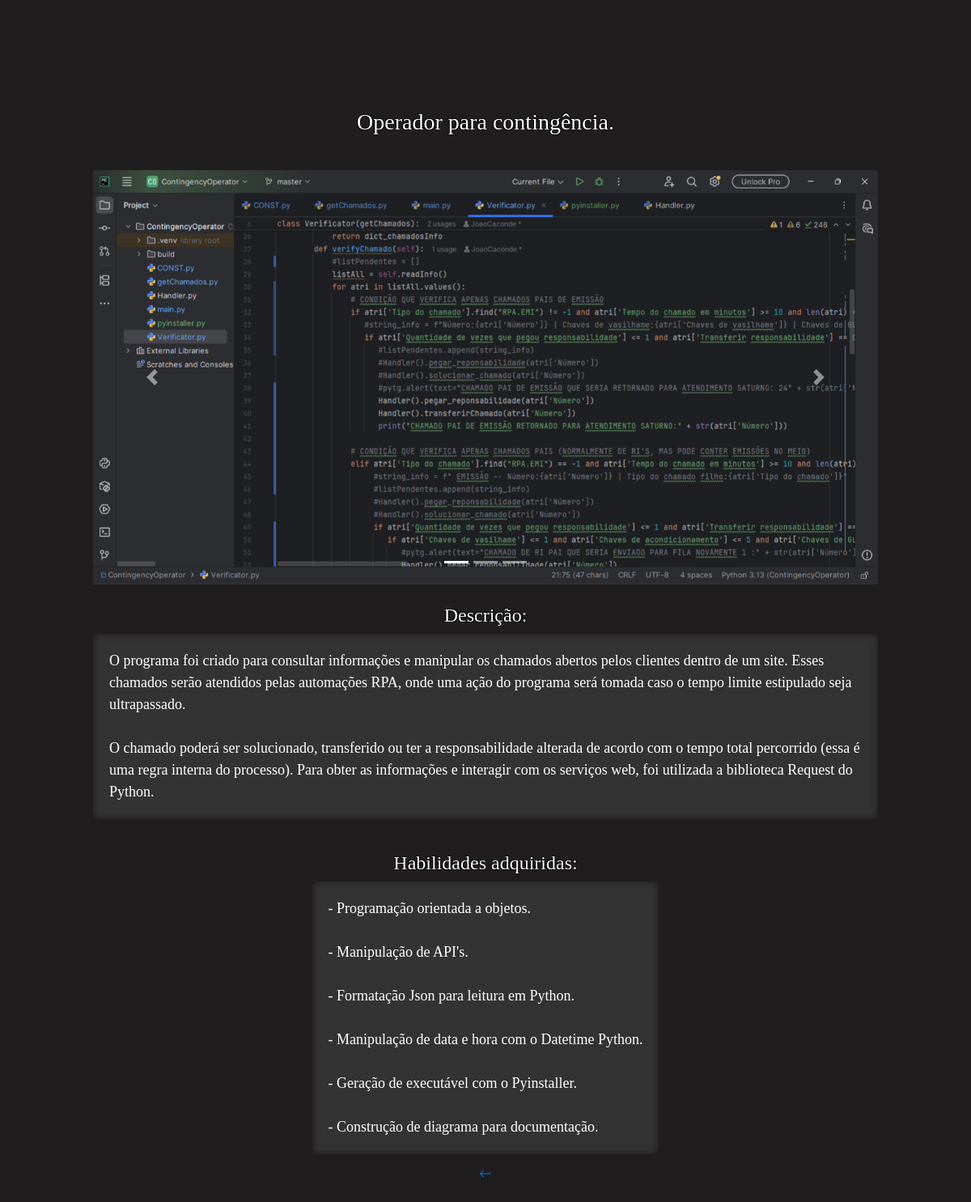
/1/, run on the app's committed database.
### portfolio/models.py (models this page shows, shortened)
class Post(models.Model):
    title = models.CharField(max_length=100)
    description = models.TextField()
    habilidades = models.TextField(max_length=350)
    image = models.ImageField(blank=True)

class PostImage(models.Model):
    post = models.ForeignKey(Post, default=None, on_delete=models.CASCADE)
    image = models.ImageField(upload_to='images/')

### portfolio/views.py (the view)
# urls.py: path('<int:pk>/', views.post_detail, name='post_detail'),
def post_detail(request, pk):
    post = get_object_or_404(Post, pk=pk)
    photos = PostImage.objects.filter(post=post)
    project = Post.objects.get(pk=pk)
    return render(request, 'portfolio/post_detail.html', {'post': post, 'photos': photos, 'project': project})

### portfolio/templates/portfolio/post_detail.html (shortened to what this page needs)
{% load static %}
<head>
<link rel="stylesheet" href="https://stackpath.bootstrapcdn.com/bootstrap/4.4.1/css/bootstrap.min.css">
<link rel="stylesheet" href="{% static 'css/portfolio.css' %}">
<head>
<body>
<div class="container py-4">
<div class="projectDetailPrincipal">
<h3>{{ project.title }}</h3><br>
        {% if project.image %}
        <div id="carousel-example-1z" class="carousel slide carousel-fade" data-ride="carousel">
    <ol class="carousel-indicators">
    {% for p in photos %}
      <li data-target="#carousel-example-1z" data-slide-to="{{ forloop.counter0 }}" class="{% if forloop.counter0 == 0 %} active {% endif %}"></li>
    {% endfor %}
    </ol>
    <div class="carousel-inner" role="listbox">
      {% for p in photos %}
      <div class="carousel-item {% if forloop.counter0 == 0 %} active {% endif %}">
        <img class="d-block w-100" src="{{ p.image.url }}"
          alt="First slide">
      </div>
      {% endfor %}
    <a class="carousel-control-prev" href="#carousel-example-1z" role="button" data-slide="prev">
      <span class="carousel-control-prev-icon" aria-hidden="true"></span>
    </a>
    <a class="carousel-control-next" href="#carousel-example-1z" role="button" data-slide="next">
      <span class="carousel-control-next-icon" aria-hidden="true"></span>
    </a>
       </div>
       </div>
        {% endif %}
        <br>
        <h5>Descrição:</h5>
        <p class="descriptionProject">{{ project.description|linebreaksbr }}</p>
        <br>
        <h5>Habilidades adquiridas:</h5>
        <p class="descriptionProject">{{ project.habilidades|linebreaksbr}}</p>
<a href="/" class="top-menu" width="1200px" height="1200px" padding="10px">
    {% include './icons/arrow-left.svg' %}
</a>
</div>
</div>
</body>

### portfolio/static/css/portfolio.css (style rules this page uses)
h2, h3 { color: #ffffff; text-shadow: -1px 0 black, 0 1px black, 1px 0 black, 0 -1px black; font-family: 'Lobster'; padding: 10px; }
h5 { color: #ffffff; font-family: 'Lobster'; font-size: 24px; text-shadow: -1px 0 black, 0 1px black, 1px 0 black, 0 -1px black; }
.projectDetailPrincipal { display: flex; flex-direction: column; align-items: center; justify-content: center; padding: 50px; }
.descriptionProject { font-family: 'Lobster'; font-size: 18px; color: #ffffff; border-radius: 5px; background-color: #323332; box-shadow: inset 0 0 10px rgba(0, 0, 0, 0.5); padding: 20px; }
body { background-color: #1f1d1d; padding: 50px; }
li { font-family: 'Lobster'; font-size: 24px; color: #ffffff; text-shadow: -1px 0 black, 0 1px black, 1px 0 black, 0 -1px black; }

### data on the page
Post: title "Operador para contingência.", description "O programa foi criado para consultar informações e manipular os chamados abertos pelos clientes dentro de um site. Esses chamados serão atendidos pelas automações RPA, onde uma ação do programa será tomada caso o tempo limite estipulado seja ultrapassado. O chamado poderá ser solucionado, transferido ou ter a responsabilidade alterada de acordo com o tempo total percorrido (essa é uma regra interna do processo). Para obter as informações e interagir com os serviços web, foi utilizada a biblioteca Request do Python.", habilidades "- Programação orientada a objetos. - Manipulação de API's. - Formatação Json para leitura em Python. - Manipulação de data e hora com o Datetime Python. - Geração de executável com o Pyinstaller. - Construção de diagrama para documentação."
PostImage: image (picture)
